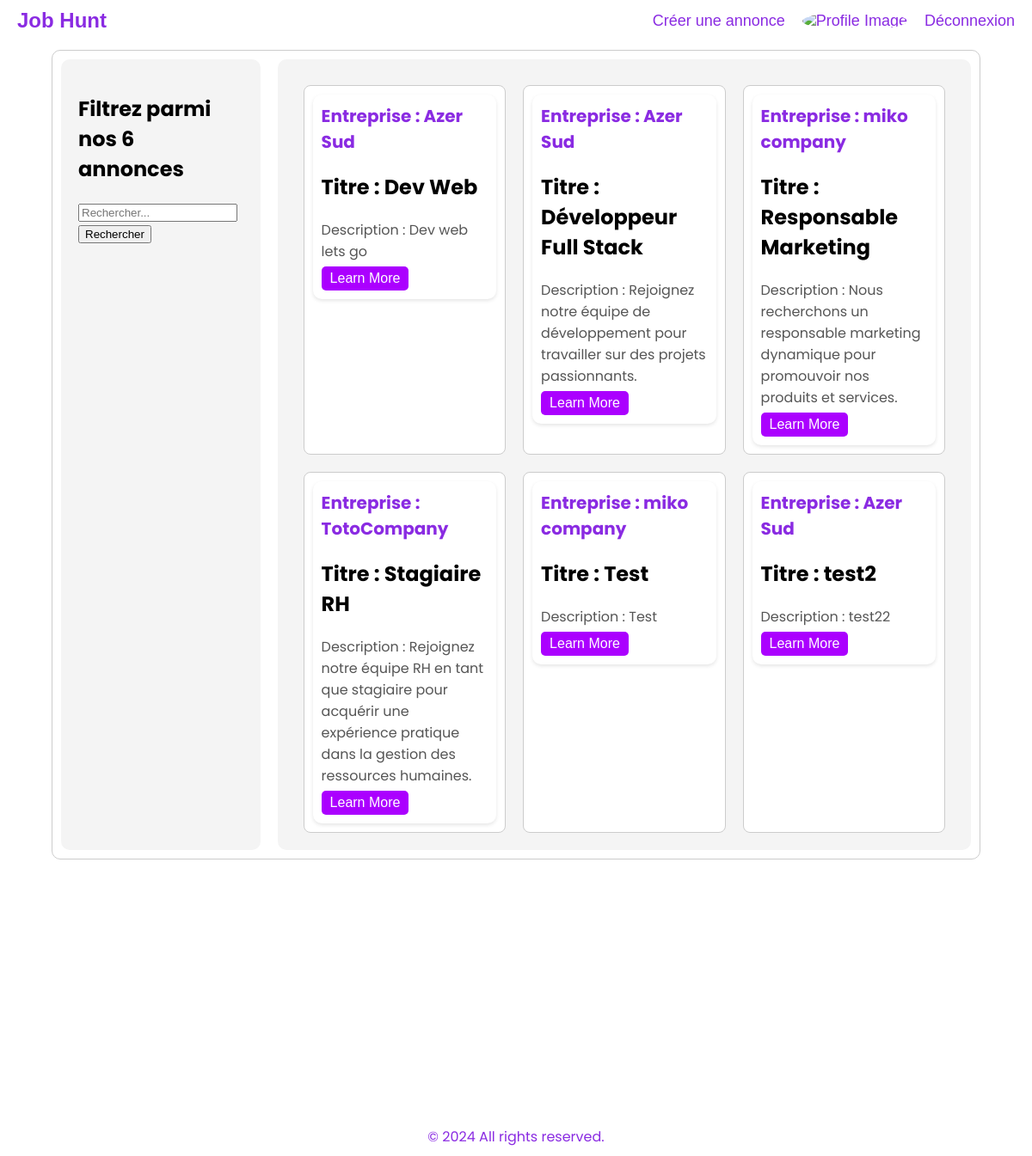
Page /job-board/frontend/homepage/index.php (signed in) on the committed database.
### tables this page shows
CREATE TABLE `advertisements` (
  `ad_id` int(11) NOT NULL,
  `title` varchar(255) DEFAULT NULL,
  `description` text DEFAULT NULL,
  `publication_date` date DEFAULT NULL,
  `start_of_contract` date DEFAULT NULL,
  `content` text DEFAULT NULL,
  `company_id` int(11) DEFAULT NULL,
  `salary` varchar(255) DEFAULT NULL,
  `domain` varchar(255) DEFAULT NULL,
  `job_type` enum('CDI','part_time','CDD','Alternance','Stage') DEFAULT NULL
);

CREATE TABLE `companies` (
  `company_id` int(11) NOT NULL,
  `name` varchar(255) DEFAULT NULL,
  `address` varchar(255) DEFAULT NULL,
  `contact_email` varchar(255) DEFAULT NULL,
  `image` varchar(255) DEFAULT NULL,
  `user_id` int(11) DEFAULT NULL
);

### job-board/frontend/homepage/index.php (the view, shortened to what this page needs)
<?php
include '../../backend/db/db.php';
$sql = "SELECT * ,c.address , c.name
        FROM advertisements a
        JOIN companies c ON a.company_id = c.company_id";
$result = $conn->query($sql);
?>
<!DOCTYPE html>
<html lang="en">
<head>
    <link rel="stylesheet" href="../css/index.css">
    <link href='https://unpkg.com/boxicons@2.1.4/css/boxicons.min.css' rel='stylesheet'>
</head>
<body>
    <?php include '../default/header.php' ?>
    <div class="content-container">
        <div class="filter-section">
            <?php
                $totalAdsSql = "SELECT COUNT(*) as total_ads FROM advertisements";
                $totalAdsResult = $conn->query($totalAdsSql);
                $totalAdsCount = 0;
                if ($totalAdsResult && $totalAdsResult->num_rows > 0) {
                    $totalAdsCount = $totalAdsResult->fetch_assoc()['total_ads'];
                }
            ?>
            <h2>Filtrez parmi nos <?php echo $totalAdsCount; ?> annonces</h2>
            <form action="" method="get">
                <input type="text" name="search" placeholder="Rechercher...">
                <button type="submit">Rechercher</button>
            </form>
        </div>
        <div class="ads-section">
            <?php
            if ($result->num_rows > 0) {
                while ($row = $result->fetch_assoc()) {
            ?>
                    <div class="card" style="position: relative;">
                        <div class="info-box">
                            <h3>Entreprise : <?php echo $row["name"]; ?></h3>
                            <h2>Titre : <?php echo $row["title"]; ?></h2>
                            <p>Description : <?php echo $row["description"]; ?></p>
                            <button class="learn-more" style='bottom: -10px; right: -10px;'>Learn More</button>
                        </div>
                    </div>
            <?php
                }
            } else {
                echo "0 results";
            }
            ?>
        </div>
    </div>
    <?php include '../default/footer.php' ?>
</body>
</html>

### job-board/frontend/css/index.css (style rules this page uses)
body { font-family: 'Poppins', sans-serif; margin: 0; padding: 0; display: flex; flex-direction: column; align-items: center; }
.content-container { display: flex; box-sizing: border-box; border: 1px solid #ccc; border-radius: 10px; margin: 10px; overflow: hidden; width: 90%; height: 70vh; }
.filter-section { flex: 1; box-sizing: border-box; padding: 20px; border-radius: 10px; margin: 10px; background-color: #f4f4f4; }
.ads-section { flex: 4; box-sizing: border-box; padding: 20px; border-radius: 10px; margin: 10px; background-color: #f4f4f4; display: flex; flex-wrap: wrap; justify-content: space-between; max-height: 70vh; overflow-y: auto; }
.card { flex: 1 1 calc(33.33% - 20px); box-sizing: border-box; border: 1px solid #ccc; border-radius: 8px; margin: 10px; padding: 10px; background-color: #fff; max-width: calc(33.33% - 20px); transition: flex 0.3s; }
.info-box { padding: 10px; border-radius: 10px; height: max-content; background-color: #fff; box-shadow: 0 2px 4px rgba(0, 0, 0, 0.1); }
.info-box h3 { margin: 0; font-size: 20px; color: blueviolet; margin-bottom: 10px; }
.info-box p { margin: 5px 0; font-size: 16px; color: #555; }
.info-box button.learn-more { font-size: 16px; padding: 5px 10px; background-color: #ab00ff; color: white; border: none; border-radius: 5px; cursor: pointer; }

### rows in the picture
advertisements: company.name "Azer Sud", title "Dev Web", description "Dev web lets go"
advertisements: company.name "Azer Sud", title "Développeur Full Stack", description "Rejoignez notre équipe de développement pour travailler sur des projets passionnants."
advertisements: company.name "miko company", title "Responsable Marketing", description "Nous recherchons un responsable marketing dynamique pour promouvoir nos produits et services."
advertisements: company.name "TotoCompany", title "Stagiaire RH", description "Rejoignez notre équipe RH en tant que stagiaire pour acquérir une expérience pratique dans la gestion des ressources humaines."
advertisements: company.name "miko company", title "Test", description "Test"
advertisements: company.name "Azer Sud", title "test2", description "test22"

### other values in the picture
$buttonText "Déconnexion"
$totalAdsCount "6"
